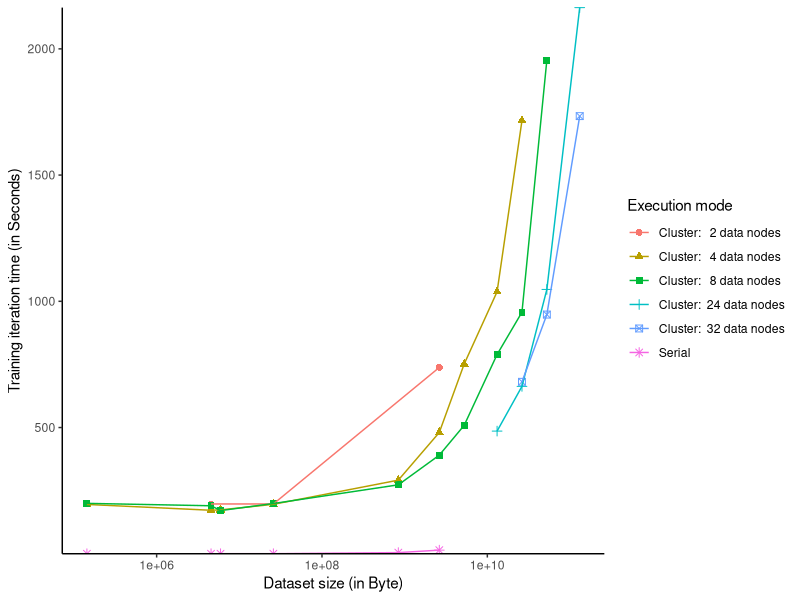

Recreate this plot in R.
setwd("C:/Git-data/Afstuderen/measurements")
library(ggplot2)
library(mgcv)
library(stringr)
library(scales)
measure = read.csv("raw_data.csv") # read csv file
name <- paste(measure$serial.parallel, measure$nodeCount, sep = " ")

getName <- function(s){
	return(ifelse(grepl("^Parallel (\\d)+$", s), 
			paste(
				c(
					"Cluster: ", 
					sprintf("% 3d",as.numeric(str_extract(s, "\\d+"))), 
					" data nodes"
				),
				collapse = ''
			), 
			"Serial"
		)
	)
}

name <- unlist(lapply(name, getName))
measure$seconds <- measure$trainTime/1000
measure$serial.parallel <- name
d <- ggplot(data=measure, aes(x=dataSize, y=seconds, colour=serial.parallel, shape=serial.parallel))
d <- d + geom_point(size=2) + geom_line() + 
	scale_x_log10() + theme_bw() + 
	theme(
		panel.grid.major = element_blank(),
		panel.grid.minor = element_blank(),
		panel.border     = element_blank(),
		panel.background = element_blank(),
		axis.line = element_line(color='black')
	) + scale_y_continuous(expand = c(0, 0))+	
	xlab("Dataset size (in Byte)") +
	ylab("Training iteration time (in Seconds)") +
	labs(colour = "Execution mode", shape = "Execution mode") 
ggplot_build(d)